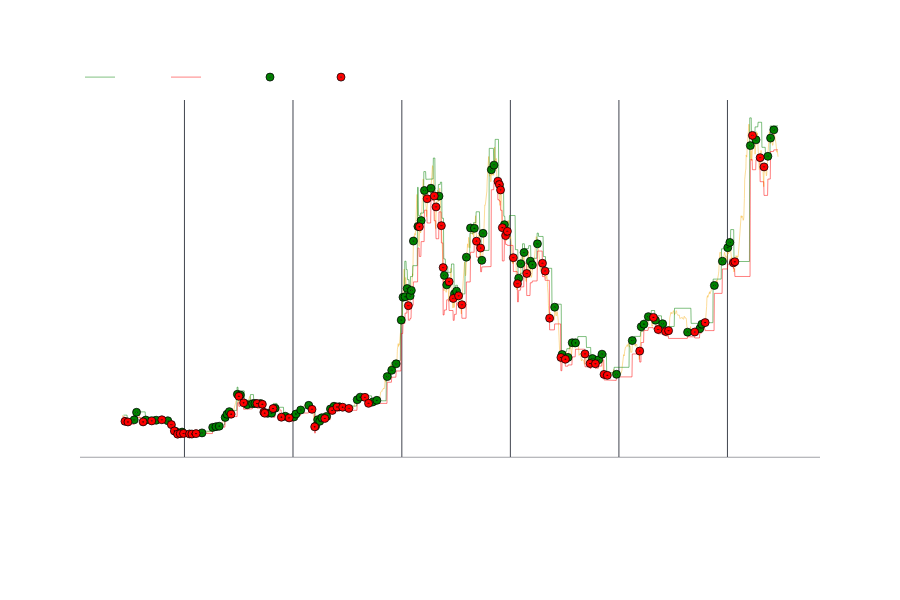

The notebook cell this image was saved under:
### Code cell
indicators = [
     #{'col': 'price','name': 'Price','color': 'gray','row': 0,},
     {'col': 'last_max','name': 'last_max','color': 'green','row': 0,},
     {'col': 'last_min','name': 'last_min','color': 'red','row': 0,},
        ]

events = [
        {'df':df,
         'col':'buy',
         'name': 'BUY',
         'color': 'green',
         'symbol': 'circle-dot' #https://plotly.com/python/reference/scatter/#scatter-marker-symbol
        },
        {'df':df,
         'col':'sell',
         'name': 'SELL',
         'color': 'red',
         'symbol': 'circle-dot' #https://plotly.com/python/reference/scatter/#scatter-marker-symbol
        },
     ]




fig = fn.ohlc_chart(df,indicators=indicators,events=events) #
fig.show()

### Figure 1 — Plotly figure (JSON) as saved in the notebook; plotly's stock layout.template omitted (floating-point values rounded to 4 significant figures; data arrays with more than 128 entries replaced by an {"elided": "..."} marker saying what was removed)
{"data": [{"line": {"width": 0.5}, "marker": {"color": "#f8b935"}, "mode": "lines", "name": "Price", "showlegend": false, "type": "scatter", "x": {"elided": "2207 str values"}, "xaxis": "x", "y": {"elided": "2207 float values"}, "yaxis": "y"}, {"line": {"width": 0.5}, "marker": {"color": "green"}, "mode": "lines", "name": "last_max", "type": "scatter", "x": {"elided": "2207 str values"}, "xaxis": "x", "y": {"elided": "2207 float values"}, "yaxis": "y"}, {"line": {"width": 0.5}, "marker": {"color": "red"}, "mode": "lines", "name": "last_min", "type": "scatter", "x": {"elided": "2207 str values"}, "xaxis": "x", "y": {"elided": "2207 float values"}, "yaxis": "y"}, {"marker": {"color": "green", "line": {"color": "black", "width": 0.75}, "size": 8, "symbol": "circle-dot"}, "mode": "markers", "name": "BUY", "type": "scatter", "x": {"elided": "2207 str values"}, "xaxis": "x", "y": {"elided": "2207 float values"}, "yaxis": "y"}, {"marker": {"color": "red", "line": {"color": "black", "width": 0.75}, "size": 8, "symbol": "circle-dot"}, "mode": "markers", "name": "SELL", "type": "scatter", "x": {"elided": "2207 str values"}, "xaxis": "x", "y": {"elided": "2207 float values"}, "yaxis": "y"}], "layout": {"font": {"color": "#ffffff", "family": "Helvetica"}, "height": 600, "legend": {"orientation": "h", "x": 0, "xanchor": "left", "y": 1.02, "yanchor": "bottom"}, "modebar": {"bgcolor": "rgba(0,0,0,0)"}, "paper_bgcolor": "rgba(0,0,0,0)", "plot_bgcolor": "rgba(0,0,0,0)", "xaxis": {"anchor": "y", "domain": [0, 1], "gridcolor": "#40444e", "linecolor": "#40444e", "linewidth": 0.5, "matches": "x2", "rangeslider": {"visible": false}, "showline": true, "showticklabels": false}, "xaxis2": {"anchor": "y2", "domain": [0, 1], "gridcolor": "#40444e", "linecolor": "#40444e", "linewidth": 0.5, "showline": true}, "yaxis": {"anchor": "x", "domain": [0.15, 1], "gridcolor": "rgba(0,0,0,0)", "linecolor": "#40444e", "linewidth": 0.5, "showline": false, "showticklabels": true, "title": {"text": "Precio"}, "zeroline": false}, "yaxis2": {"anchor": "x2", "domain": [0, 0.425], "gridcolor": "rgba(0,0,0,0)", "linecolor": "#40444e", "linewidth": 0.5, "showline": false, "zeroline": false}}}
